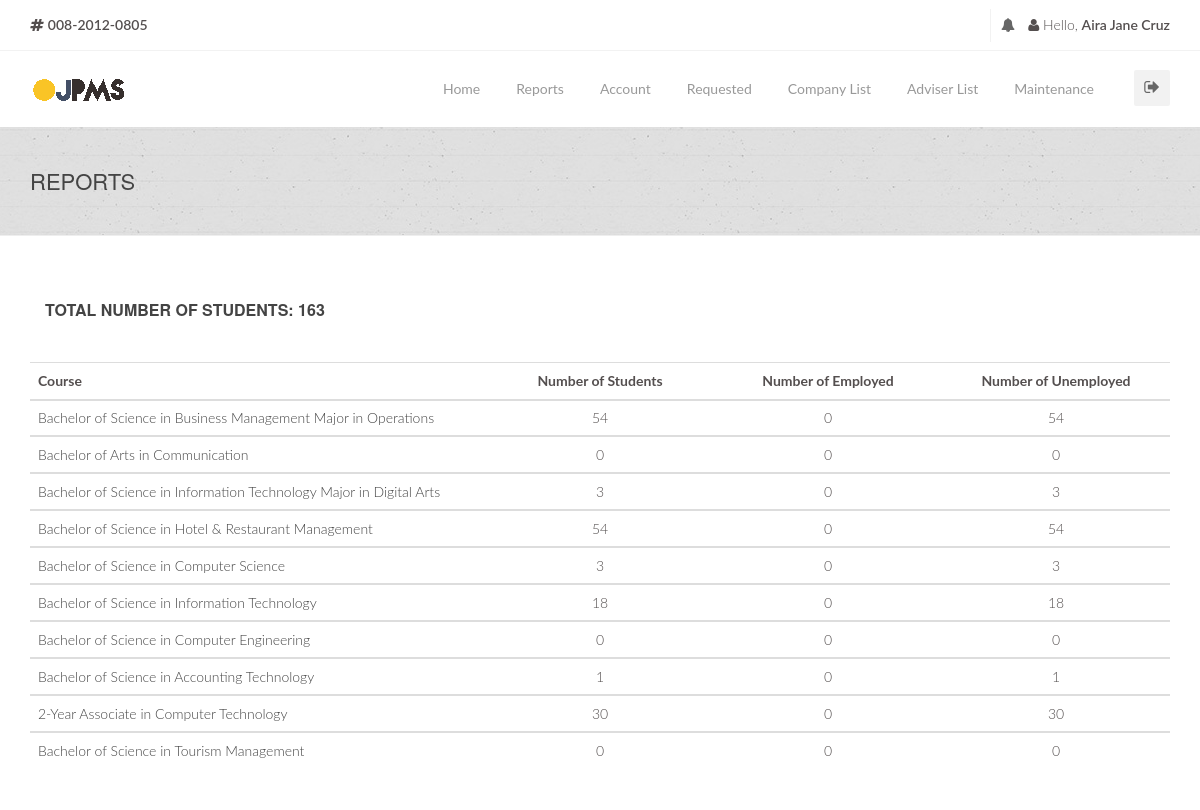
The app's page /admin/admin-reports.php (signed in) with its own data.
### tables this page shows
CREATE TABLE `coursetbl` (
  `CourseID` int(11) NOT NULL AUTO_INCREMENT,
  `CourseTitle` varchar(255) NOT NULL,
  `CourseCode` varchar(255) NOT NULL,
  `CourseDescription` varchar(255) NOT NULL,
  PRIMARY KEY (`CourseID`)
);

### connection.php (called while the page is built, shortened)
<?php
class GSecureSQLConfig
{
    static function get_mysqli_config($type = NULL)
    {
        if (strtoupper($type) == 'LOCALHOST') {
            return array(
                'host' => 'localhost:3306',
                'user' => 'root',
                'pass' => '',
                'db' => 'e2edb'
            );
        } else {
            return array(
                'host' => 'mysql.hostinger.ph',
                'user' => 'u987316885_e2edb',
                'pass' => 'o2ehQX3wqO',
                'db' => 'u987316885_e2edb'
            );
        }
    }
}
class GSecureSQL
{
    private static $config;
    private static function _get_mysqli_config()
    {
        self::$config = GSecureSQLConfig::get_mysqli_config();
    }
    static function query($sql, $has_return = FALSE, $types = NULL)
    {
        $cn = new mysqli(
            self::$config['host'],
            self::$config['user'],
            self::$config['pass'],
            self::$config['db']
        );
        $ret = NULL;
        $st = $cn->prepare($sql);
        if (is_null($types)) {
            if (!$has_return) {
                $st->execute();
                $st->close();
                $cn->close();
                $ret = 'Query has been executed';
            } else {
                $st->execute();
                $code_result = '$st->bind_result(';
                $bool = false;
                $p = array();
                for($i = 0; $i < $st->field_count; $i++){
                    if(!$bool){
                        $bool = true;
                        $code_result .= '$p[' . $i . ']';
                    }else{
                        $code_result .= ',$p[' . $i . ']';
                    }
                }
                $code_result .= ');';
                eval($code_result);
                $ret = array();
                $k = 0;
                while($st->fetch()){
                    for($i = 0; $i < count($p); $i++){
                        $ret[$k][$i] = $p[$i];
                    }
                    $k++;
                }
            }
        } else {
            if (!$has_return) {
                $arg = func_get_args();
                $code = '$st->bind_param($types';
                for ($i = 3; $i < count($arg); $i++) {
                    $code .= ',$arg[' . $i . ']';
                }
                $code .= ');';
                eval($code);
                $st->execute();
                $st->close();
                $cn->close();
            } else {
                $arg = func_get_args();
                $code = '$st->bind_param($types';
                for ($i = 3; $i < count($arg); $i++) {
                    $code .= ',$arg[' . $i . ']';
                }
                $code .= ');';
                eval($code);
                $st->execute();
                $code_result = '$st->bind_result(';
                $bool = false;
                $p = array();
                for($i = 0; $i < $st->field_count; $i++){
                    if(!$bool){
                        $bool = true;
                        $code_result .= '$p[' . $i . ']';
                    }else{
                        $code_result .= ',$p[' . $i . ']';
                    }
                }
                $code_result .= ');';
                eval($code_result);
                $ret = array();
                $k = 0;
                while($st->fetch()){
                    for($i = 0; $i < count($p); $i++){
                        $ret[$k][$i] = $p[$i];
                    }
                    $k++;
                }
            }
        }
        return $ret;
    }
}

### admin/admin-reports.php (the view, shortened to what this page needs)
<?php
include('../connection.php');
$TotalStudents =
    GSecureSQL::query(
        "SELECT COUNT(*) FROM studentinfotbl",
        TRUE
    );
$Total = $TotalStudents[0][0];
?>
<!doctype html>
<html lang="en">
<head>
    <link href="../css/bootstrap.min.css" rel="stylesheet"/>
    <link href="../css/bootstrapValidator.min.css" rel="stylesheet"/>
    <link rel="stylesheet" href="../css/font-awesome.min.css" type="text/css" media="screen">
    <link href="../fonts/ffonts/montserrat.css" rel="stylesheet" type="text/css">
    <link href="../fonts/ffonts/kaushan.css" rel="stylesheet" type="text/css">
    <link href="../fonts/ffonts/droid.css" rel="stylesheet" type="text/css">
    <link href="../fonts/ffonts/roboto.css" rel="stylesheet" type="text/css">
    <link rel="stylesheet" type="text/css" href="../css/slicknav.css" media="screen">
    <link rel="stylesheet" type="text/css" href="../css/style.css" media="screen">
    <link rel="stylesheet" type="text/css" href="../css/responsive.css" media="screen">
    <link rel="stylesheet" type="text/css" href="../css/animate.css" media="screen">
    <link rel="stylesheet" type="text/css" href="../css/colors/yellow.css" title="yellow" media="screen"/>
</head>
<body>
<div id="container">
    <div class="top-bar">
        <div class="container">
            <div class="row">
                <div class="col-md-6">
                    <ul class="contact-details">
                        <li class="profile-name"><i class="fa fa-hashtag"></i> <b>008-2012-0805</b></li>
                    </ul>
                </div>
                <div class="col-md-6">
                    <ul class="social-list">
                        <li class="profile-name">
                            <a class="bell itl-tooltip" data-placement="bottom" title="" href="#"
                               data-original-title="Notification"><i class="fa fa-bell"></i></a>
                        </li>
                        <li class="profile-name">
                        </li>
                        <li class="profile-name">
                            <i class="fa fa-user"></i> Hello, <b>Aira Jane Cruz</b>
                        </li>
                    </ul>
                </div>
            </div>
        </div>
    </div>
    <div class="navbar navbar-default navbar-top">
        <div class="container">
            <div class="navbar-header">
                <a class="navbar-brand" href="">
                    <img src="../images/ojpms.png">
                </a>
            </div>
            <div class="navbar-collapse collapse">
                <div class="signout-side">
                    <a class="show-signout" data-toggle='modal' data-target='#Logout'><i class="fa fa-sign-out"></i></a>
                </div>
                <ul class="nav navbar-nav navbar-right">
                    <li>
                        <a href="admin.php">Home</a>
                    </li>
                   <li>
                   <a>Reports</a>
                    </li>
                    <li>
                        <a href="admin-account.php">Account</a>
                    </li>
                    <li>
                        <a href="admin-requested.php">Requested</a>
                    </li>
                    <li>
                       <a>Company List</a>
                    </li>
                    <li><a href="admin-adviser.php">Adviser List</a>
                    </li>
                    <li>
                        <a> Maintenance</a>
                    </li>
                </ul>
            </div>
        </div>
    </div>
    <div class="page-banner" style="padding:40px 0; center #f9f9f9;">
        <div class="container">
            <div class="row">
                <div class="col-md-6">
                    <h2>Reports</h2>
                </div>
            </div>
        </div>
    </div>
    <br><br><br>
    <div class="container">
                <div class="col-sm-4">
                    <h4><b>TOTAL NUMBER OF STUDENTS: <?php echo $Total; ?></b></h4>
                </div>
              <BR><BR><BR>
        <table class="table segment table-hover">
            <thead>
            <tr>
                <th width='40%' class='tabletitle'>Course</th>
                <th width='20%' class='tabletitle' style = "text-align: center;">Number of Students</th>
                <th width='20%' class='tabletitle' style = "text-align: center;"> Number of Employed</th>
                <th width='20%' class='tabletitle' style = "text-align: center;">Number of Unemployed</th>
            </thead>
            <?php
            $course_tbl =
                GSecureSQL::query(
                    "SELECT * FROM coursetbl",
                    TRUE
                );
            foreach ($course_tbl as $value) {
                $CourseID = $value[0];
                $CourseTitle = $value[1];
                $CourseCode = $value[2];
                $qryTotal =
                    GSecureSQL::query(
                        "SELECT COUNT(*) FROM studentinfotbl WHERE MajorCourse = ?",
                        TRUE,
                        "s",
                        $CourseCode
                    );
                foreach ($qryTotal as $value1) {
                    $TotalStudents = $value1[0];
                }
                $EmployedTotal =
                    GSecureSQL::query(
                        "SELECT COUNT(*) FROM studentinfotbl WHERE MajorCourse = ? AND EmploymentStatus = 'Employed'",
                        TRUE,
                        "s",
                        $CourseCode
                    );
                foreach ($EmployedTotal as $value2) {
                    $TotalEmployed = $value2[0];
                }
                $UnemployedTotal =
                    GSecureSQL::query(
                        "SELECT COUNT(*) FROM studentinfotbl WHERE MajorCourse = ? AND EmploymentStatus = 'Unemployed'",
                        TRUE,
                        "s",
                        $CourseCode
                    );
                foreach ($UnemployedTotal as $value3) {
                    $TotalUnemployed = $value3[0];
                }
                ?>
                <tbody>
                <tr>
                    <td class=tabletitle>
                        <a href='admin-field.php?id=<?php echo $CourseID; ?>'><?php echo $CourseTitle; ?></a>
                    </td>
                    <td class='tabletitle'style = "text-align: center;" ><?php echo $TotalStudents; ?></td>
                    <td class='tabletitle' style = "text-align: center;"><?php echo $TotalEmployed; ?></td>
                    <td class='tabletitle' style = "text-align: center;"><?php echo $TotalUnemployed; ?></td>
                </tbody>
                <?php
            }
            ?>
        </table>
        <br>
    </div>
</body>
</html>

### css/colors/yellow.css (style rules this page uses)
a { color: #444; }
.navbar-default .navbar-nav > li > a:after { background-color: #f8ba01; }

### records on screen
coursetbl: CourseTitle "Bachelor of Science in Business Management Major in Operations", TotalStudents "54", TotalEmployed "0", TotalUnemployed "54"
coursetbl: CourseTitle "Bachelor of Arts in Communication", TotalStudents "0", TotalEmployed "0", TotalUnemployed "0"
coursetbl: CourseTitle "Bachelor of Science in Information Technology Major in Digital Arts", TotalStudents "3", TotalEmployed "0", TotalUnemployed "3"
coursetbl: CourseTitle "Bachelor of Science in Hotel & Restaurant Management", TotalStudents "54", TotalEmployed "0", TotalUnemployed "54"
coursetbl: CourseTitle "Bachelor of Science in Computer Science", TotalStudents "3", TotalEmployed "0", TotalUnemployed "3"
coursetbl: CourseTitle "Bachelor of Science in Information Technology", TotalStudents "18", TotalEmployed "0", TotalUnemployed "18"
coursetbl: CourseTitle "Bachelor of Science in Computer Engineering", TotalStudents "0", TotalEmployed "0", TotalUnemployed "0"
coursetbl: CourseTitle "Bachelor of Science in Accounting Technology", TotalStudents "1", TotalEmployed "0", TotalUnemployed "1"
coursetbl: CourseTitle "2-Year Associate in Computer Technology", TotalStudents "30", TotalEmployed "0", TotalUnemployed "30"
coursetbl: CourseTitle "Bachelor of Science in Tourism Management", TotalStudents "0", TotalEmployed "0", TotalUnemployed "0"

### other values on screen
$Total "163"
